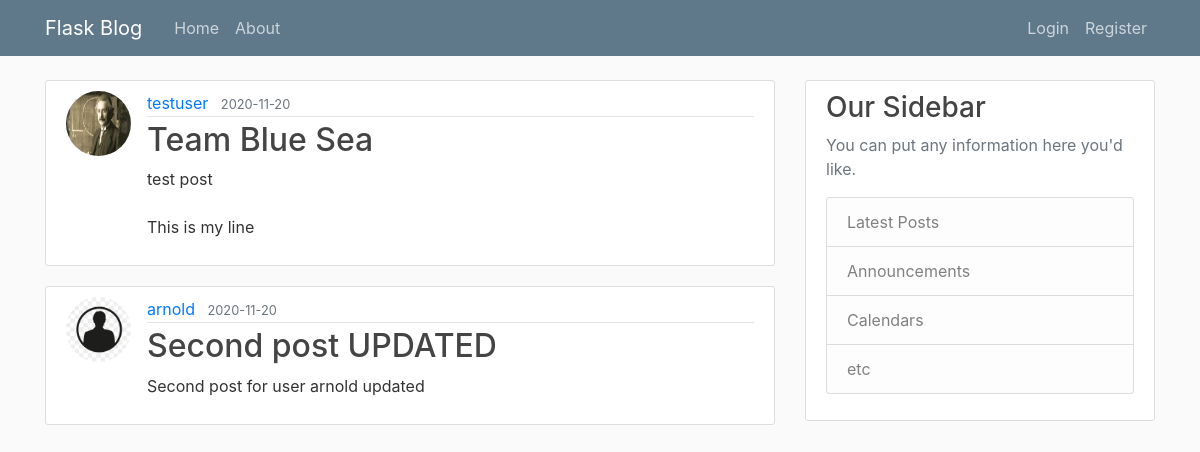
The page /home on the database its author committed.
### flaskblog/models.py (models this page shows, shortened)
class Post(db.Model):
    id = db.Column(db.Integer, primary_key=True)
    title = db.Column(db.String(100), nullable=False)
    date_posted = db.Column(db.DateTime, nullable=False, default=datetime.utcnow)
    content = db.Column(db.Text, nullable=False)
    user_id = db.Column(db.Integer, db.ForeignKey('user.id'), nullable=False)

class User(db.Model, UserMixin):
    id = db.Column(db.Integer, primary_key=True)
    username = db.Column(db.String(20), unique=True, nullable=False)
    email = db.Column(db.String(120), unique=True, nullable=False)
    image_file = db.Column(db.String(20), nullable=False, default='default.jpg')
    password = db.Column(db.String(60), nullable=False)
    posts = db.relationship('Post', backref='author', lazy=True)

### flaskblog/routes.py (the view)
@app.route("/")
@app.route("/home")
def home():
    posts = Post.query.all()
    return render_template('home.html', posts=posts)

### flaskblog/templates/home.html
{% extends "layout.html" %}
{% block content %}
	{% for post in posts %}
		<article class="media content-section">
		  <img class="rounded-circle article-img" src="{{ url_for('static', filename='profile_pic/' + post.author.image_file) }}">
		  <div class="media-body">
		    <div class="article-metadata">
		      <a class="mr-2" href="#">{{ post.author.username }}</a>
		      <small class="text-muted">{{ post.date_posted.strftime('%Y-%m-%d') }}</small>
		    </div>
		    <h2><a class="article-title" href="{{ url_for('post', post_id=post.id)}}">{{ post.title }}</a></h2>
		    <p class="article-content">{{ post.content }}</p>
		  </div>
		</article>
	{% endfor %}
{% endblock content %}

### flaskblog/templates/layout.html (shortened to what this page needs)
<!DOCTYPE html>
<html>
<head>
    <link rel="stylesheet" href="https://maxcdn.bootstrapcdn.com/bootstrap/4.0.0/css/bootstrap.min.css">
    <link rel="stylesheet" type="text/css" href="{{ url_for('static', filename='main.css') }}">
</head>
<body>
    <header class="site-header">
      <nav class="navbar navbar-expand-md navbar-dark bg-steel fixed-top">
        <div class="container">
          <a class="navbar-brand mr-4" href="/">Flask Blog</a>
          <div class="collapse navbar-collapse" id="navbarToggle">
            <div class="navbar-nav mr-auto">
              <a class="nav-item nav-link" href="{{ url_for('home') }}">Home</a>
              <a class="nav-item nav-link" href="{{ url_for('about') }}">About</a>
            </div>
            <div class="navbar-nav">
              {% if current_user.is_authenticated %}
                <a class="nav-item nav-link" href="{{ url_for('new_post') }}">New Post</a>
                <a class="nav-item nav-link" href="{{ url_for('account') }}">Account</a>
                <a class="nav-item nav-link" href="{{ url_for('logout') }}">Logout</a>
              {% else %}
                <a class="nav-item nav-link" href="{{ url_for('login') }}">Login</a>
                <a class="nav-item nav-link" href="{{ url_for('register') }}">Register</a>
              {% endif %}
            </div>
          </div>
        </div>
      </nav>
    </header>
    <main role="main" class="container">
      <div class="row">
        <div class="col-md-8">
          {% block content %}{% endblock %}
        </div>
        <div class="col-md-4">
          <div class="content-section">
            <h3>Our Sidebar</h3>
            <p class='text-muted'>You can put any information here you'd like.
              <ul class="list-group">
                <li class="list-group-item list-group-item-light">Latest Posts</li>
                <li class="list-group-item list-group-item-light">Announcements</li>
                <li class="list-group-item list-group-item-light">Calendars</li>
                <li class="list-group-item list-group-item-light">etc</li>
              </ul>
            </p>
          </div>
        </div>
      </div>
    </main>
</body>
</html>

### flaskblog/static/main.css (style rules this page uses)
body { background: #fafafa; color: #333333; margin-top: 5rem; }
h1, h2, h3, h4, h5, h6 { color: #444444; }
.bg-steel { background-color: #5f788a; }
.site-header .navbar-nav .nav-link { color: #cbd5db; }
.content-section { background: #ffffff; padding: 10px 20px; border: 1px solid #dddddd; border-radius: 3px; margin-bottom: 20px; }
.article-title { color: #444444; }
.article-content { white-space: pre-line; }
.article-img { height: 65px; width: 65px; margin-right: 16px; }
.article-metadata { padding-bottom: 1px; margin-bottom: 4px; border-bottom: 1px solid #e3e3e3 }

### rows shown on the page
Post: image_file (picture), author.username "testuser", date_posted "2020-11-20", title "Team Blue Sea", content "test post This is my line"
Post: image_file (placeholder picture), author.username "arnold", date_posted "2020-11-20", title "Second post UPDATED", content "Second post for user arnold updated"
